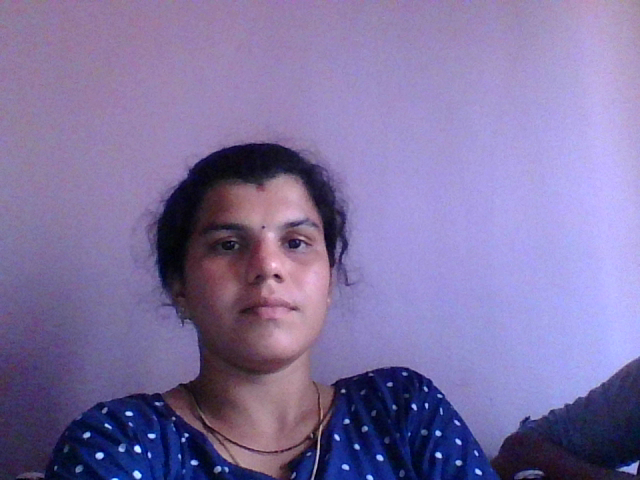
#> input picture 1.png, 640 x 480 px, found by its file name
$ python read_imag.py
#> lines starting #> are read from the running program, lines starting #| are printed output that depends on the picture; after the words box and inside, x2 and y2 are one past the last pixel; in counts of white or black regions, pixels touching at a corner belong together
import cv2

img = cv2.imread('1.png')
#> img is the input picture: shape (480, 640, 3); mean B, G, R 161.6, 114.2, 127.2
#cv2.imshow("Image2", img)
imgsize=img.shape
#> imgsize = (480, 640, 3)

print("size mof colour image=",imgsize)
#| size mof colour image= (480, 640, 3)

gray_image=cv2.cvtColor(img,cv2.COLOR_BGR2GRAY)
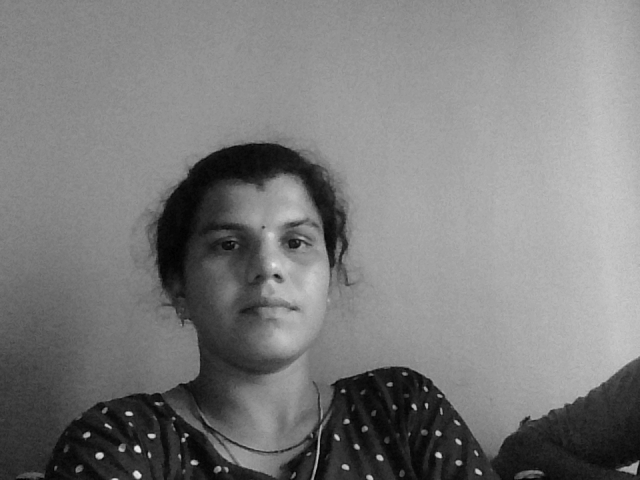
#> gray_image: shape (480, 640); min 1, max 235, mean 123.5
cv2.imshow("gray_image",gray_image)
imgsize1=gray_image.shape
#> imgsize1 = (480, 640)
cv2.imwrite("imgg.png",gray_image)
print("grayimage size=",imgsize1)
#| grayimage size= (480, 640)

a=len(imgsize1)
#> a = 2

if(a==3):
    print("color image")
elif(a==2):
          print("gray image")
(thresh,binary)=cv2.threshold(gray_image,100,255,cv2.THRESH_BINARY)
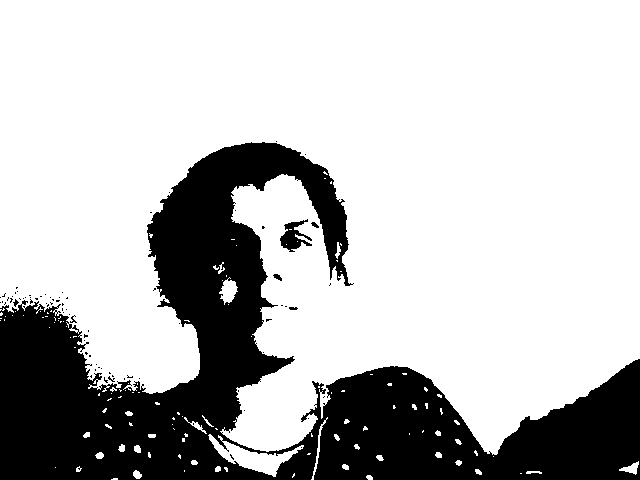
#> binary: shape (480, 640); 74% white; 78 black regions (71 under 20 px), largest, box (x1, y1, x2, y2) and area: (0, 142, 640, 480) 78910, (280, 219, 312, 252) 495, (273, 274, 282, 281) 36
print(thresh)
cv2.imshow("binary",binary)
print(binary.shape)
#| (480, 640)
cv2.imwrite("imgb.png",binary)


(thresh,binary2)=cv2.threshold(img,100,255,cv2.THRESH_BINARY)
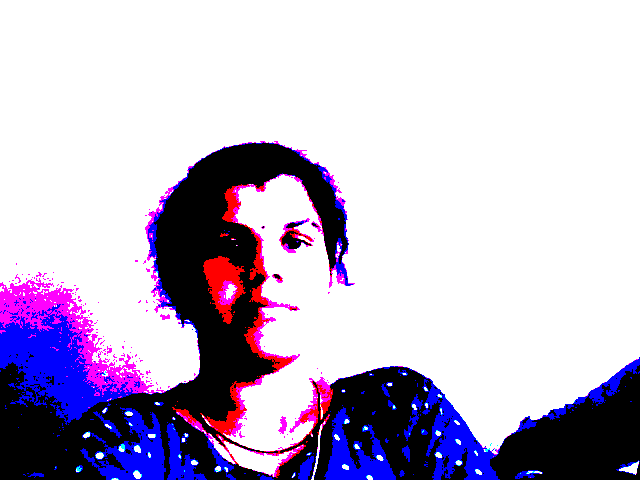
#> binary2: shape (480, 640, 3); mean B, G, R 206.4, 182.9, 193.4
print(thresh)
cv2.imshow("binary2",binary2)
cv2.imwrite("imgcb.png",binary2)
# [4 lines of commented-out code are left out]
print(img[0,0,0])#print intensity value
#| 144
print(gray_image[0,0])
#| 126
print(binary[0,0])
#| 255
cv2.waitKey()
